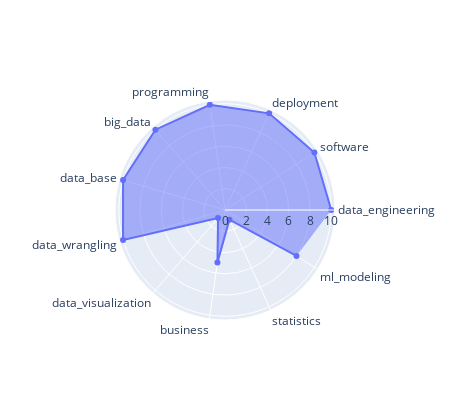

Notebook source saved alongside this figure:
### Markdown cell above
**Arquitecto de datos**

Habilidades:
- Programación en spark, java, C, redes, nube (aws, azure, etc.)

- Manejo de equipos.
- Soluciones e interfaces front & back.

### Code cell
perfil = 'data_architecture'
fig = go.Figure(data=go.Scatterpolar(r=pd_skills[perfil], theta=pd_skills.skill, fill='toself'))
fig.update_layout(polar=dict(radialaxis=dict(visible=True),),showlegend=False,width=450, height=400)
fig.show()

### Figure 1 — Plotly figure (JSON) as saved in the notebook; plotly's stock layout.template omitted (floating-point values rounded to 4 significant figures)
{"data": [{"fill": "toself", "r": [10, 10, 10, 10, 10, 10, 10, 1, 5, 1, 8], "theta": ["data_engineering", "software", "deployment", "programming", "big_data", "data_base", "data_wrangling", "data_visualization", "business", "statistics", "ml_modeling"], "type": "scatterpolar"}], "layout": {"height": 400, "polar": {"radialaxis": {"visible": true}}, "showlegend": false, "width": 450}}
